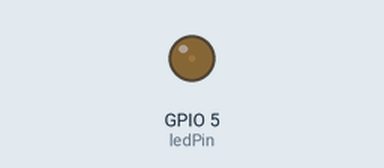
Bench run of a sketch on a simulated ESP32. Parts: output pins drawn as LEDs (lit = HIGH).

Above: at 0.05 s.
At 0.5 s:
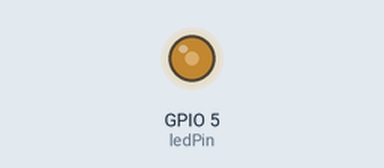
At 0.95 s:
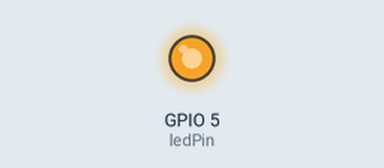
At 1.8 s:
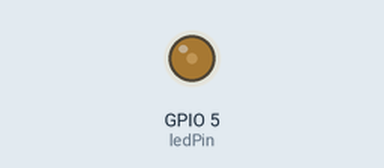
Timing chart, 0 to 4.7 s (numbered marks = the images above):
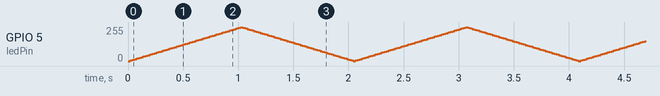

The sketch:

Brillo_LED_ESP32.ino
```cpp
const int ledPin = 5;

int brightness = 0;
int step = 5;

void setup() {
  ledcAttach(ledPin, 5000, 8);
}

void loop() {
  ledcWrite(ledPin, brightness);

  brightness += step;

  if (brightness <= 0 || brightness >= 255) {
    step = -step;
  }

  delay(20);
}
```
